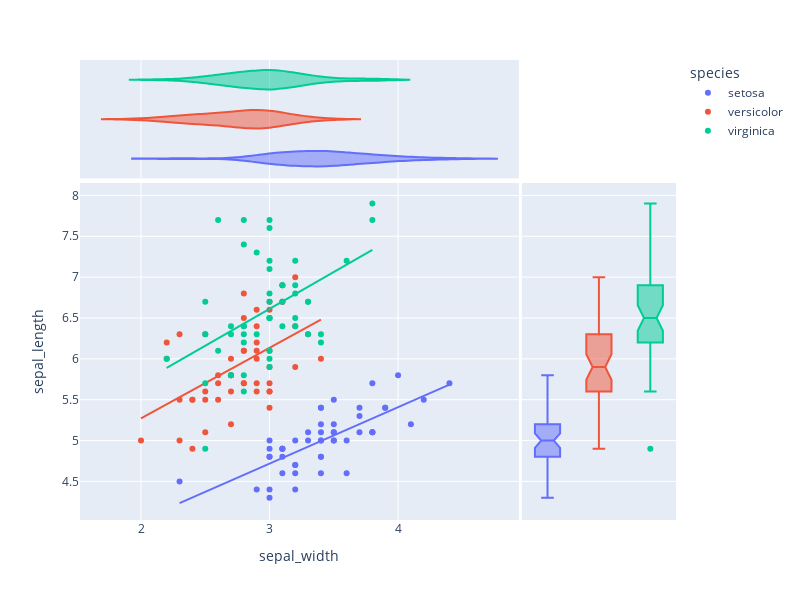

Notebook code cell kept with this figure:
### Markdown cell above
#### Marginals
Let's go back to the 2D scatter plot. You can add some summarized information by using the `marginal_x` and `marginal_y` arguments :

### Code cell
fig = px.scatter(df, x = "sepal_width", y = "sepal_length", color = "species", trendline = "ols", marginal_x = "violin", marginal_y = "box", width=800, height=600)
fig.show()

### Figure 1 — Plotly figure (JSON) as saved in the notebook; plotly's stock layout.template omitted (floating-point values rounded to 4 significant figures)
{"data": [{"hovertemplate": "species=setosa<br>sepal_width=%{x}<br>sepal_length=%{y}<extra></extra>", "legendgroup": "setosa", "marker": {"color": "#636efa", "symbol": "circle"}, "mode": "markers", "name": "setosa", "orientation": "v", "showlegend": true, "type": "scatter", "x": [3.5, 3, 3.2, 3.1, 3.6, 3.9, 3.4, 3.4, 2.9, 3.1, 3.7, 3.4, 3, 3, 4, 4.4, 3.9, 3.5, 3.8, 3.8, 3.4, 3.7, 3.6, 3.3, 3.4, 3, 3.4, 3.5, 3.4, 3.2, 3.1, 3.4, 4.1, 4.2, 3.1, 3.2, 3.5, 3.1, 3, 3.4, 3.5, 2.3, 3.2, 3.5, 3.8, 3, 3.8, 3.2, 3.7, 3.3], "xaxis": "x", "y": [5.1, 4.9, 4.7, 4.6, 5, 5.4, 4.6, 5, 4.4, 4.9, 5.4, 4.8, 4.8, 4.3, 5.8, 5.7, 5.4, 5.1, 5.7, 5.1, 5.4, 5.1, 4.6, 5.1, 4.8, 5, 5, 5.2, 5.2, 4.7, 4.8, 5.4, 5.2, 5.5, 4.9, 5, 5.5, 4.9, 4.4, 5.1, 5, 4.5, 4.4, 5, 5.1, 4.8, 5.1, 4.6, 5.3, 5], "yaxis": "y"}, {"alignmentgroup": "True", "hovertemplate": "species=setosa<br>sepal_width=%{x}<extra></extra>", "legendgroup": "setosa", "marker": {"color": "#636efa", "symbol": "circle"}, "name": "setosa", "offsetgroup": "setosa", "scalegroup": "x", "showlegend": false, "type": "violin", "x": [3.5, 3, 3.2, 3.1, 3.6, 3.9, 3.4, 3.4, 2.9, 3.1, 3.7, 3.4, 3, 3, 4, 4.4, 3.9, 3.5, 3.8, 3.8, 3.4, 3.7, 3.6, 3.3, 3.4, 3, 3.4, 3.5, 3.4, 3.2, 3.1, 3.4, 4.1, 4.2, 3.1, 3.2, 3.5, 3.1, 3, 3.4, 3.5, 2.3, 3.2, 3.5, 3.8, 3, 3.8, 3.2, 3.7, 3.3], "xaxis": "x3", "yaxis": "y3"}, {"alignmentgroup": "True", "hovertemplate": "species=setosa<br>sepal_length=%{y}<extra></extra>", "legendgroup": "setosa", "marker": {"color": "#636efa", "symbol": "circle"}, "name": "setosa", "notched": true, "offsetgroup": "setosa", "showlegend": false, "type": "box", "xaxis": "x2", "y": [5.1, 4.9, 4.7, 4.6, 5, 5.4, 4.6, 5, 4.4, 4.9, 5.4, 4.8, 4.8, 4.3, 5.8, 5.7, 5.4, 5.1, 5.7, 5.1, 5.4, 5.1, 4.6, 5.1, 4.8, 5, 5, 5.2, 5.2, 4.7, 4.8, 5.4, 5.2, 5.5, 4.9, 5, 5.5, 4.9, 4.4, 5.1, 5, 4.5, 4.4, 5, 5.1, 4.8, 5.1, 4.6, 5.3, 5], "yaxis": "y2"}, {"hovertemplate": "<b>OLS trendline</b><br>sepal_length = 0.690854 * sepal_width + 2.64466<br>R<sup>2</sup>=0.557681<br><br>species=setosa<br>sepal_width=%{x}<br>sepal_length=%{y} <b>(trend)</b><extra></extra>", "legendgroup": "setosa", "marker": {"color": "#636efa", "symbol": "circle"}, "mode": "lines", "name": "setosa", "showlegend": false, "type": "scatter", "x": [2.3, 2.9, 3, 3, 3, 3, 3, 3, 3.1, 3.1, 3.1, 3.1, 3.1, 3.2, 3.2, 3.2, 3.2, 3.2, 3.3, 3.3, 3.4, 3.4, 3.4, 3.4, 3.4, 3.4, 3.4, 3.4, 3.4, 3.5, 3.5, 3.5, 3.5, 3.5, 3.5, 3.6, 3.6, 3.7, 3.7, 3.7, 3.8, 3.8, 3.8, 3.8, 3.9, 3.9, 4, 4.1, 4.2, 4.4], "xaxis": "x", "y": [4.234, 4.648, 4.717, 4.717, 4.717, 4.717, 4.717, 4.717, 4.786, 4.786, 4.786, 4.786, 4.786, 4.855, 4.855, 4.855, 4.855, 4.855, 4.924, 4.924, 4.994, 4.994, 4.994, 4.994, 4.994, 4.994, 4.994, 4.994, 4.994, 5.063, 5.063, 5.063, 5.063, 5.063, 5.063, 5.132, 5.132, 5.201, 5.201, 5.201, 5.27, 5.27, 5.27, 5.27, 5.339, 5.339, 5.408, 5.477, 5.546, 5.684], "yaxis": "y"}, {"hovertemplate": "species=versicolor<br>sepal_width=%{x}<br>sepal_length=%{y}<extra></extra>", "legendgroup": "versicolor", "marker": {"color": "#EF553B", "symbol": "circle"}, "mode": "markers", "name": "versicolor", "orientation": "v", "showlegend": true, "type": "scatter", "x": [3.2, 3.2, 3.1, 2.3, 2.8, 2.8, 3.3, 2.4, 2.9, 2.7, 2, 3, 2.2, 2.9, 2.9, 3.1, 3, 2.7, 2.2, 2.5, 3.2, 2.8, 2.5, 2.8, 2.9, 3, 2.8, 3, 2.9, 2.6, 2.4, 2.4, 2.7, 2.7, 3, 3.4, 3.1, 2.3, 3, 2.5, 2.6, 3, 2.6, 2.3, 2.7, 3, 2.9, 2.9, 2.5, 2.8], "xaxis": "x", "y": [7, 6.4, 6.9, 5.5, 6.5, 5.7, 6.3, 4.9, 6.6, 5.2, 5, 5.9, 6, 6.1, 5.6, 6.7, 5.6, 5.8, 6.2, 5.6, 5.9, 6.1, 6.3, 6.1, 6.4, 6.6, 6.8, 6.7, 6, 5.7, 5.5, 5.5, 5.8, 6, 5.4, 6, 6.7, 6.3, 5.6, 5.5, 5.5, 6.1, 5.8, 5, 5.6, 5.7, 5.7, 6.2, 5.1, 5.7], "yaxis": "y"}, {"alignmentgroup": "True", "hovertemplate": "species=versicolor<br>sepal_width=%{x}<extra></extra>", "legendgroup": "versicolor", "marker": {"color": "#EF553B", "symbol": "circle"}, "name": "versicolor", "offsetgroup": "versicolor", "scalegroup": "x", "showlegend": false, "type": "violin", "x": [3.2, 3.2, 3.1, 2.3, 2.8, 2.8, 3.3, 2.4, 2.9, 2.7, 2, 3, 2.2, 2.9, 2.9, 3.1, 3, 2.7, 2.2, 2.5, 3.2, 2.8, 2.5, 2.8, 2.9, 3, 2.8, 3, 2.9, 2.6, 2.4, 2.4, 2.7, 2.7, 3, 3.4, 3.1, 2.3, 3, 2.5, 2.6, 3, 2.6, 2.3, 2.7, 3, 2.9, 2.9, 2.5, 2.8], "xaxis": "x3", "yaxis": "y3"}, {"alignmentgroup": "True", "hovertemplate": "species=versicolor<br>sepal_length=%{y}<extra></extra>", "legendgroup": "versicolor", "marker": {"color": "#EF553B", "symbol": "circle"}, "name": "versicolor", "notched": true, "offsetgroup": "versicolor", "showlegend": false, "type": "box", "xaxis": "x2", "y": [7, 6.4, 6.9, 5.5, 6.5, 5.7, 6.3, 4.9, 6.6, 5.2, 5, 5.9, 6, 6.1, 5.6, 6.7, 5.6, 5.8, 6.2, 5.6, 5.9, 6.1, 6.3, 6.1, 6.4, 6.6, 6.8, 6.7, 6, 5.7, 5.5, 5.5, 5.8, 6, 5.4, 6, 6.7, 6.3, 5.6, 5.5, 5.5, 6.1, 5.8, 5, 5.6, 5.7, 5.7, 6.2, 5.1, 5.7], "yaxis": "y2"}, {"hovertemplate": "<b>OLS trendline</b><br>sepal_length = 0.865078 * sepal_width + 3.53973<br>R<sup>2</sup>=0.276582<br><br>species=versicolor<br>sepal_width=%{x}<br>sepal_length=%{y} <b>(trend)</b><extra></extra>", "legendgroup": "versicolor", "marker": {"color": "#EF553B", "symbol": "circle"}, "mode": "lines", "name": "versicolor", "showlegend": false, "type": "scatter", "x": [2, 2.2, 2.2, 2.3, 2.3, 2.3, 2.4, 2.4, 2.4, 2.5, 2.5, 2.5, 2.5, 2.6, 2.6, 2.6, 2.7, 2.7, 2.7, 2.7, 2.7, 2.8, 2.8, 2.8, 2.8, 2.8, 2.8, 2.9, 2.9, 2.9, 2.9, 2.9, 2.9, 2.9, 3, 3, 3, 3, 3, 3, 3, 3, 3.1, 3.1, 3.1, 3.2, 3.2, 3.2, 3.3, 3.4], "xaxis": "x", "y": [5.27, 5.443, 5.443, 5.529, 5.529, 5.529, 5.616, 5.616, 5.616, 5.702, 5.702, 5.702, 5.702, 5.789, 5.789, 5.789, 5.875, 5.875, 5.875, 5.875, 5.875, 5.962, 5.962, 5.962, 5.962, 5.962, 5.962, 6.048, 6.048, 6.048, 6.048, 6.048, 6.048, 6.048, 6.135, 6.135, 6.135, 6.135, 6.135, 6.135, 6.135, 6.135, 6.221, 6.221, 6.221, 6.308, 6.308, 6.308, 6.394, 6.481], "yaxis": "y"}, {"hovertemplate": "species=virginica<br>sepal_width=%{x}<br>sepal_length=%{y}<extra></extra>", "legendgroup": "virginica", "marker": {"color": "#00cc96", "symbol": "circle"}, "mode": "markers", "name": "virginica", "orientation": "v", "showlegend": true, "type": "scatter", "x": [3.3, 2.7, 3, 2.9, 3, 3, 2.5, 2.9, 2.5, 3.6, 3.2, 2.7, 3, 2.5, 2.8, 3.2, 3, 3.8, 2.6, 2.2, 3.2, 2.8, 2.8, 2.7, 3.3, 3.2, 2.8, 3, 2.8, 3, 2.8, 3.8, 2.8, 2.8, 2.6, 3, 3.4, 3.1, 3, 3.1, 3.1, 3.1, 2.7, 3.2, 3.3, 3, 2.5, 3, 3.4, 3], "xaxis": "x", "y": [6.3, 5.8, 7.1, 6.3, 6.5, 7.6, 4.9, 7.3, 6.7, 7.2, 6.5, 6.4, 6.8, 5.7, 5.8, 6.4, 6.5, 7.7, 7.7, 6, 6.9, 5.6, 7.7, 6.3, 6.7, 7.2, 6.2, 6.1, 6.4, 7.2, 7.4, 7.9, 6.4, 6.3, 6.1, 7.7, 6.3, 6.4, 6, 6.9, 6.7, 6.9, 5.8, 6.8, 6.7, 6.7, 6.3, 6.5, 6.2, 5.9], "yaxis": "y"}, {"alignmentgroup": "True", "hovertemplate": "species=virginica<br>sepal_width=%{x}<extra></extra>", "legendgroup": "virginica", "marker": {"color": "#00cc96", "symbol": "circle"}, "name": "virginica", "offsetgroup": "virginica", "scalegroup": "x", "showlegend": false, "type": "violin", "x": [3.3, 2.7, 3, 2.9, 3, 3, 2.5, 2.9, 2.5, 3.6, 3.2, 2.7, 3, 2.5, 2.8, 3.2, 3, 3.8, 2.6, 2.2, 3.2, 2.8, 2.8, 2.7, 3.3, 3.2, 2.8, 3, 2.8, 3, 2.8, 3.8, 2.8, 2.8, 2.6, 3, 3.4, 3.1, 3, 3.1, 3.1, 3.1, 2.7, 3.2, 3.3, 3, 2.5, 3, 3.4, 3], "xaxis": "x3", "yaxis": "y3"}, {"alignmentgroup": "True", "hovertemplate": "species=virginica<br>sepal_length=%{y}<extra></extra>", "legendgroup": "virginica", "marker": {"color": "#00cc96", "symbol": "circle"}, "name": "virginica", "notched": true, "offsetgroup": "virginica", "showlegend": false, "type": "box", "xaxis": "x2", "y": [6.3, 5.8, 7.1, 6.3, 6.5, 7.6, 4.9, 7.3, 6.7, 7.2, 6.5, 6.4, 6.8, 5.7, 5.8, 6.4, 6.5, 7.7, 7.7, 6, 6.9, 5.6, 7.7, 6.3, 6.7, 7.2, 6.2, 6.1, 6.4, 7.2, 7.4, 7.9, 6.4, 6.3, 6.1, 7.7, 6.3, 6.4, 6, 6.9, 6.7, 6.9, 5.8, 6.8, 6.7, 6.7, 6.3, 6.5, 6.2, 5.9], "yaxis": "y2"}, {"hovertemplate": "<b>OLS trendline</b><br>sepal_length = 0.901534 * sepal_width + 3.90684<br>R<sup>2</sup>=0.209057<br><br>species=virginica<br>sepal_width=%{x}<br>sepal_length=%{y} <b>(trend)</b><extra></extra>", "legendgroup": "virginica", "marker": {"color": "#00cc96", "symbol": "circle"}, "mode": "lines", "name": "virginica", "showlegend": false, "type": "scatter", "x": [2.2, 2.5, 2.5, 2.5, 2.5, 2.6, 2.6, 2.7, 2.7, 2.7, 2.7, 2.8, 2.8, 2.8, 2.8, 2.8, 2.8, 2.8, 2.8, 2.9, 2.9, 3, 3, 3, 3, 3, 3, 3, 3, 3, 3, 3, 3, 3.1, 3.1, 3.1, 3.1, 3.2, 3.2, 3.2, 3.2, 3.2, 3.3, 3.3, 3.3, 3.4, 3.4, 3.6, 3.8, 3.8], "xaxis": "x", "y": [5.89, 6.161, 6.161, 6.161, 6.161, 6.251, 6.251, 6.341, 6.341, 6.341, 6.341, 6.431, 6.431, 6.431, 6.431, 6.431, 6.431, 6.431, 6.431, 6.521, 6.521, 6.611, 6.611, 6.611, 6.611, 6.611, 6.611, 6.611, 6.611, 6.611, 6.611, 6.611, 6.611, 6.702, 6.702, 6.702, 6.702, 6.792, 6.792, 6.792, 6.792, 6.792, 6.882, 6.882, 6.882, 6.972, 6.972, 7.152, 7.333, 7.333], "yaxis": "y"}], "layout": {"height": 600, "legend": {"title": {"text": "species"}, "tracegroupgap": 0}, "margin": {"t": 60}, "width": 800, "xaxis": {"anchor": "y", "domain": [0, 0.7363], "title": {"text": "sepal_width"}}, "xaxis2": {"anchor": "y2", "domain": [0.7413, 1], "matches": "x2", "showgrid": false, "showline": false, "showticklabels": false, "ticks": ""}, "xaxis3": {"anchor": "y3", "domain": [0, 0.7363], "matches": "x", "showgrid": true, "showticklabels": false}, "xaxis4": {"anchor": "y4", "domain": [0.7413, 1], "matches": "x2", "showgrid": false, "showline": false, "showticklabels": false, "ticks": ""}, "yaxis": {"anchor": "x", "domain": [0, 0.7326], "title": {"text": "sepal_length"}}, "yaxis2": {"anchor": "x2", "domain": [0, 0.7326], "matches": "y", "showgrid": true, "showticklabels": false}, "yaxis3": {"anchor": "x3", "domain": [0.7426, 1], "matches": "y3", "showgrid": false, "showline": false, "showticklabels": false, "ticks": ""}, "yaxis4": {"anchor": "x4", "domain": [0.7426, 1], "matches": "y3", "showgrid": true, "showline": false, "showticklabels": false, "ticks": ""}}}
